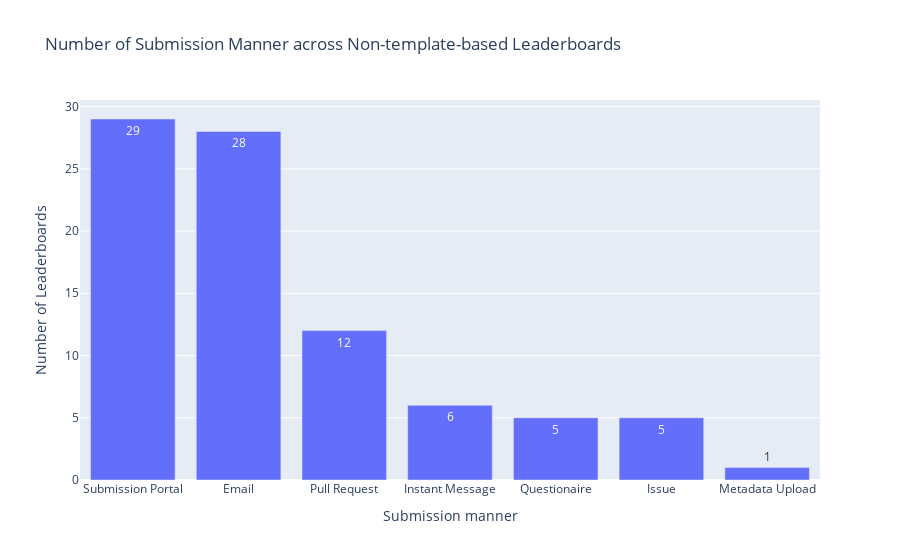
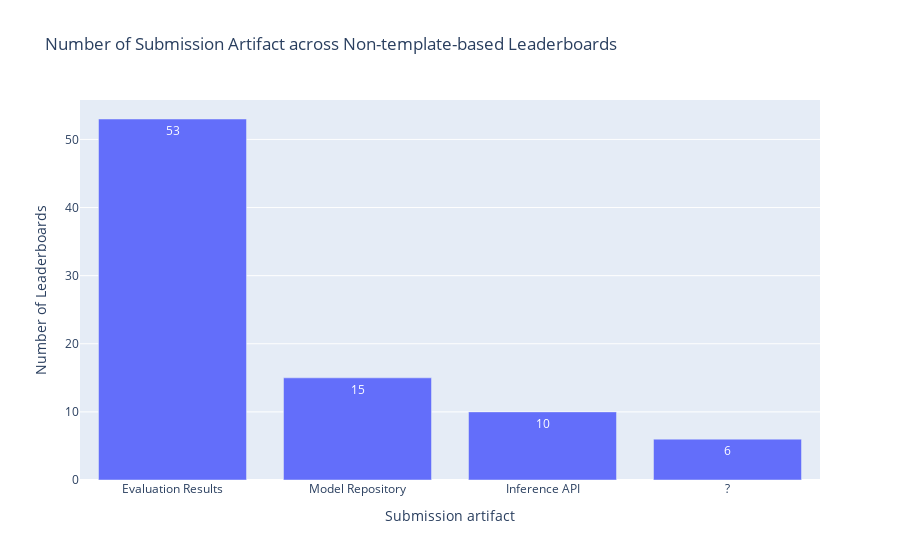

Notebook source saved alongside these figures, in order:
### Code cell
df = pd.read_csv(path_rq1 / 'Leaderboard_processed.csv')
df['Host platforms'] = df['Host platforms'].apply(ast.literal_eval)
df['Host platforms'] = df['Host platforms'].apply(filter_platform, filters=['pwc'])
df = df[df['Host platforms'].map(len) > 0]
        
df['Submission manners (non-pwc)'] = df['Submission manners (non-pwc)'].apply(ast.literal_eval)
df['Submission artifacts (non-pwc)'] = df['Submission artifacts (non-pwc)'].apply(ast.literal_eval)
print(f"Of the {len(df)} non-template leaderboards collected, {len(df[df['Submission manners (non-pwc)'].map(len) > 0])} (accounting for {round(len(df[df['Submission manners (non-pwc)'].map(len) > 0])/len(df)*100,2)}%) do not explicitly encourage the submission of evaluation records.")

df = df[df['Submission manners (non-pwc)'].map(len) > 0]
df_manner = df.explode('Submission manners (non-pwc)')
df_manner['Submission manners (non-pwc)'] = df_manner['Submission manners (non-pwc)'].apply(lambda x: submission_synonyms_inverse[x] if x in submission_synonyms_inverse else x)
df_manner = df_manner['Submission manners (non-pwc)'].value_counts().reset_index()
print(f"{df_manner['Submission manners (non-pwc)'].iloc[0]} is the most popular Submission manner for non-template leaderboards, accounting for {round(df_manner['count'].iloc[0]/len(df)*100,2)}% of the total.")

df_manner['Weight'] = 1
# Calculate the Gini coefficient
gini_coefficient = ineqpy.inequality.gini(data=df_manner, income='count', weights='Weight')
print("Gini Coefficient:", gini_coefficient)

fig = px.bar(
    x=df_manner['Submission manners (non-pwc)'], 
    y=df_manner['count'],
    text_auto=True,
    labels={'x': 'Submission manner', 'y': 'Number of Leaderboards'},
    title='Number of Submission Manner across Non-template-based Leaderboards'
)
fig.write_image(path_rq1 / 'submission manner distribution.pdf')
fig.show()

df_artifact = df.explode('Submission artifacts (non-pwc)')
df_artifact = df_artifact['Submission artifacts (non-pwc)'].value_counts().reset_index()
print(f"{df_artifact['Submission artifacts (non-pwc)'].iloc[0]} is the most popular submission manner for non-template leaderboards, accounting for {round(df_artifact['count'].iloc[0]/len(df)*100,2)}% of the total.")

df_artifact['Weight'] = 1
# Calculate the Gini coefficient
gini_coefficient = ineqpy.inequality.gini(data=df_artifact, income='count', weights='Weight')
print("Gini Coefficient:", gini_coefficient)

fig = px.bar(
    x=df_artifact['Submission artifacts (non-pwc)'],
    y=df_artifact['count'],
    text_auto=True,
    labels={'x': 'Submission artifact', 'y': 'Number of Leaderboards'},
    title='Number of Submission Artifact across Non-template-based Leaderboards'
)
# fig.write_image(path_rq1 / 'submission artifact distribution.pdf')
fig.show()

### Figure 1 — Plotly figure (JSON) as saved in the notebook; plotly's stock layout.template omitted (floating-point values rounded to 4 significant figures)
{"data": [{"alignmentgroup": "True", "hovertemplate": "Submission manner=%{x}<br>Number of Leaderboards=%{y}<extra></extra>", "legendgroup": "", "marker": {"color": "#636efa", "pattern": {"shape": ""}}, "name": "", "offsetgroup": "", "orientation": "v", "showlegend": false, "textposition": "auto", "texttemplate": "%{y}", "type": "bar", "x": ["Submission Portal", "Email", "Pull Request", "Instant Message", "Questionaire", "Issue", "Metadata Upload"], "xaxis": "x", "y": [29, 28, 12, 6, 5, 5, 1], "yaxis": "y"}], "layout": {"barmode": "relative", "legend": {"tracegroupgap": 0}, "title": {"text": "Number of Submission Manner across Non-template-based Leaderboards"}, "xaxis": {"anchor": "y", "domain": [0, 1], "title": {"text": "Submission manner"}}, "yaxis": {"anchor": "x", "domain": [0, 1], "title": {"text": "Number of Leaderboards"}}}}

### Figure 2 — Plotly figure (JSON) as saved in the notebook; plotly's stock layout.template omitted (floating-point values rounded to 4 significant figures)
{"data": [{"alignmentgroup": "True", "hovertemplate": "Submission artifact=%{x}<br>Number of Leaderboards=%{y}<extra></extra>", "legendgroup": "", "marker": {"color": "#636efa", "pattern": {"shape": ""}}, "name": "", "offsetgroup": "", "orientation": "v", "showlegend": false, "textposition": "auto", "texttemplate": "%{y}", "type": "bar", "x": ["Evaluation Results", "Model Repository", "Inference API", "?"], "xaxis": "x", "y": [53, 15, 10, 6], "yaxis": "y"}], "layout": {"barmode": "relative", "legend": {"tracegroupgap": 0}, "title": {"text": "Number of Submission Artifact across Non-template-based Leaderboards"}, "xaxis": {"anchor": "y", "domain": [0, 1], "title": {"text": "Submission artifact"}}, "yaxis": {"anchor": "x", "domain": [0, 1], "title": {"text": "Number of Leaderboards"}}}}
